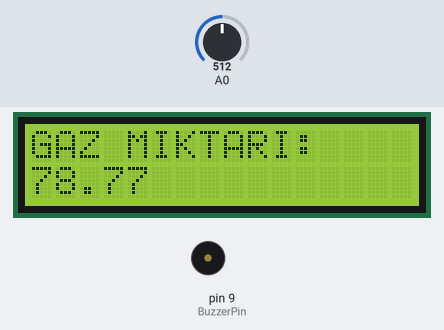
Bench run of a sketch on a simulated Arduino Uno, built with avr-gcc and run on an emulated ATmega328P. On the bench: 16×2 character LCD, buzzer (waves = sounding, pin HIGH). The test bench sets the inputs (shaded band); at power-on: A0 = 512. What the sketch prints to the serial monitor is not drawn.

Above: at 2.1 s.
At 3.2 s:
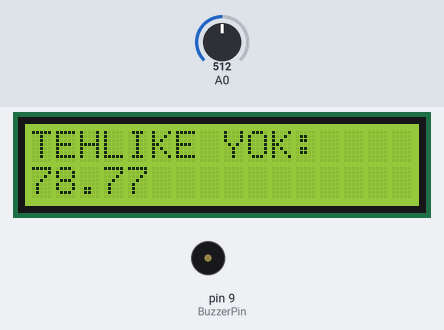
3.3 s: A0 set to 642
At 4.9 s:
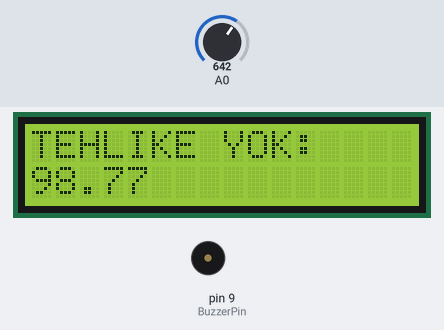
5.5 s: A0 set to 660
At 7.3 s:
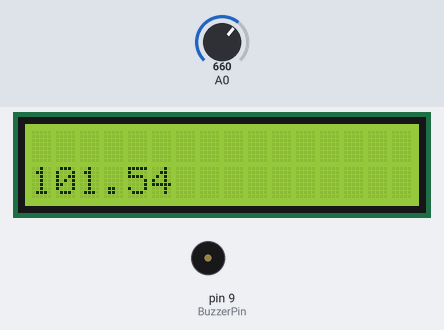
8.5 s: A0 set to 640
At 10.9 s:
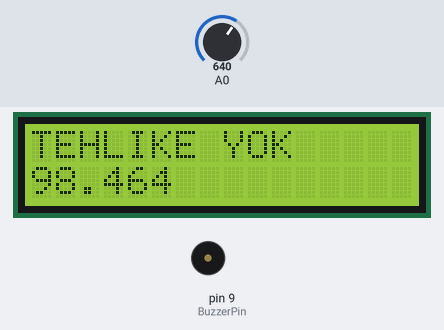
Timing chart, 0 to 12.4 s (numbered marks = the images above; inputs shaded):
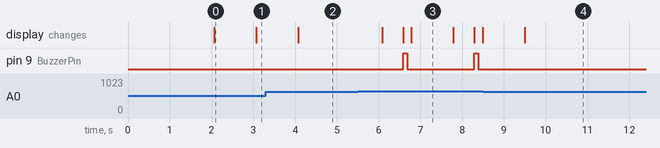

Measured:
- the behaviour switches between 650 and 651 on A0 (found by bisection; images 2 and 3)
- after the input at 3.3 s, the display: changes after 0.78 s (image 2)
- after the input at 5.5 s, pin 9 (BuzzerPin): alternates HIGH for 0.10 s and LOW for 1.6 s, starting after 1.1 s; the display: first changes after 0.58 s (image 3 shows a later state)
- after the input at 8.5 s, pin 9 (BuzzerPin): stops changing and stays LOW; the display: first changes after 0.99 s (image 4 shows a later state)
- what the display in image 0 shows lasts 1.0 s, from 2.1 s to 3.1 s

The sketch:

gazdedektorlcd.ino
```cpp
#include <LiquidCrystal.h>

// Kütüphaneyi arayüz pinleri ile başlattık.
LiquidCrystal lcd(12, 11, 5, 4, 3, 2);

int GelenDeger;                     // Değişken tanımlama kısmında okunan analog değer, gerilime çevirme işlemi sonrasındaki değer tanımlandı.
float GelenDegerGerilim;
float GazMiktari;

int a;                              // Değişkenimizi tanımladık.
int esikDegeri = 650;               //Gaz eşik değerini belirliyoruz. Araştırmalara göre dikkate alınması gereken eşik değerini kendiniz belirleyebilirsiniz.
int BuzzerPin = 9;                  //Buzzerın takılacağı pin numarası
int deger;                          //Sensörden okunan değer


  void setup(){
                                   // LCD sütun ve satır sayısı ayarlandı.
     lcd.begin(16, 2);
                                   // LCD ye mesaj yazdırdım. (isteğe göre değişebilir)
     lcd.print("Algilaniyor..");
                                  // Algilaniyor..  yazısından sonra 2 saniye beklettim.
     delay(2000);
                                  //Ekranı temizledim ve daha sonra Gaz değerini yazdirdim.
     lcd.clear();
     lcd.print("GAZ MIKTARI:");

    Serial.begin(9600);                           // Seri haberleşmeyi başlatmış oldum.
    pinMode(BuzzerPin, OUTPUT);                   //Buzzer pinini çıkış olarak ayarlıyoruz.
 }
void loop () {
   GelenDeger = analogRead(A0);                //A0 pininden analog değer okuma
   GelenDegerGerilim=GelenDeger*(5000/1023);    //0-1023 arası değer gelecektir. 0 = 0V / 1023=5V temsil eder.
                                               // bu değeri mV cinsinden alıyoruz.
   GazMiktari=GelenDegerGerilim/26;             //LCD de daha düşük rakamların gözükmesi için scala ediyorum.
                                               //sıcaklık değerini hesaplıyoruz
   lcd.setCursor(0,1);                          //0 sütun, 1 satır numarası. (saymaya 0 dan başladığımız için aslında 2.satırı temsil eder.)

  lcd.print(GazMiktari);                       //Gaz değişkeninin değerini ekrana yazdıralım.


  delay(1000);                                 //1 saniye aralıklarla gaz değişimini kontrol edelim.

 a=analogRead(A0);                             // Gaz sensörümüzün analog çıkış ucunu arduinomuza bağladığımız kısım
 Serial.println(a);                            // Sonucu ekrana yazdırıyoruz.
 deger = analogRead(A0);                       //Sensörden analog değer okuyoruz.
  if(deger > esikDegeri)
  {                                            //Sensörden okunan değer eşik değerinden büyükse çalışır.
    lcd.setCursor(0,1);
    lcd.print("GAZ KACAGI VAR");
    delay(500);
    lcd.clear();
    digitalWrite(BuzzerPin, HIGH);
    delay(100);
    digitalWrite(BuzzerPin, LOW);
    delay(100);
  }
  else{                             //Sensörden okunan değer eşik değerinin altındaysa çalışır.
   lcd.setCursor(0,0);             //LCDde yazılacak satırı seçiyoruz.
   lcd.print("TEHLIKE YOK");
   digitalWrite(BuzzerPin, LOW);
  }}
```
